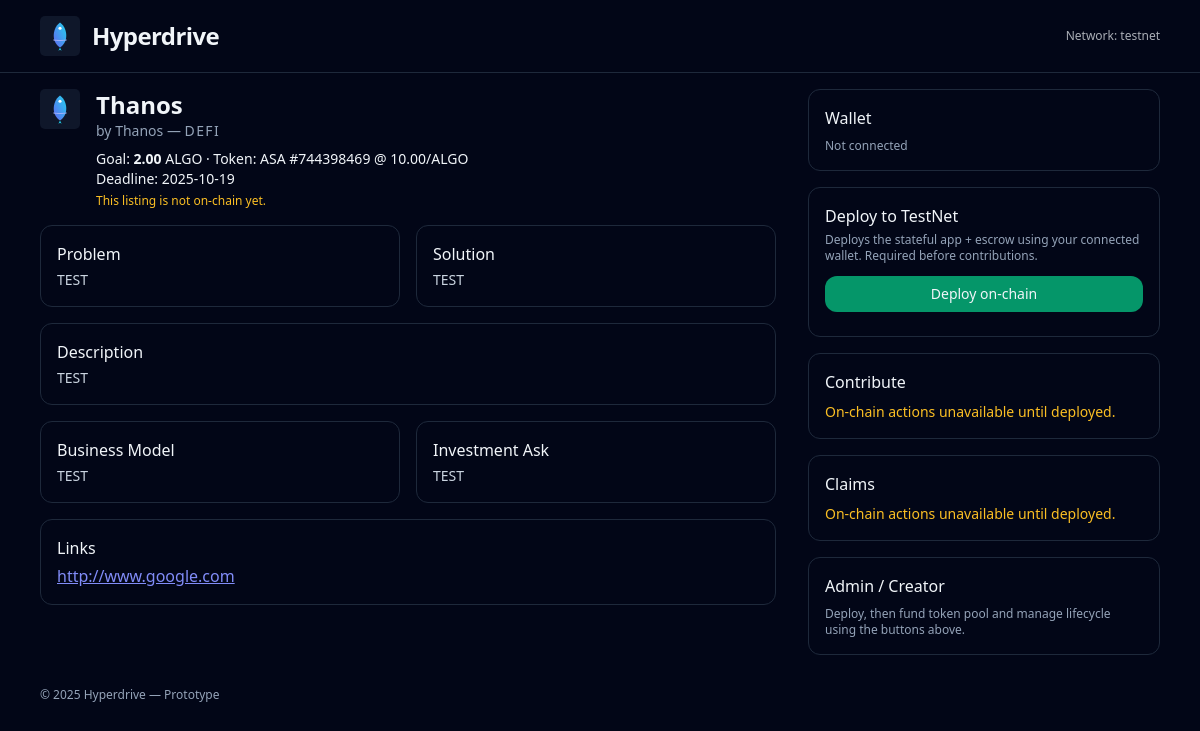
The app's page /projects/6 with its own data.
### backend/models.py (models this page shows)
class Project(Base):
    __tablename__ = "projects"
    id = Column(Integer, primary_key=True, index=True)
    name = Column(String(200), nullable=False)
    creator = Column(String(200), nullable=False)
    category = Column(String(50), nullable=False)
    goal_microalgos = Column(Integer, nullable=False)
    token_asset_id = Column(Integer, nullable=False)
    token_rate_per_algo = Column(Float, nullable=False)  # tokens per ALGO
    token_pool = Column(Integer, nullable=False)
    description = Column(Text, default="")
    problem = Column(Text, default="")
    solution = Column(Text, default="")
    business_model = Column(Text, default="")
    investment_ask = Column(Text, default="")
    incentive_pool = Column(Text, default="")
    contact_email = Column(String(200), default="")
    project_link = Column(String(500), default="")
    created_at = Column(DateTime, default=datetime.utcnow)
    deadline_at = Column(DateTime, nullable=False)
    app_id = Column(Integer, nullable=True)
    escrow_address = Column(String(100), nullable=True)

### backend/app.py (the view)
@app.get("/projects/{project_id}", response_class=HTMLResponse)
def project_detail(project_id: int, request: Request, db: Session = Depends(get_db)):
    project = db.get(Project, project_id)
    if not project:
        raise HTTPException(status_code=404, detail="Project not found")
    return templates.TemplateResponse(
        "project_detail.html",
        {"request": request, "p": project, "network": get_network_hint()},
    )

### backend/templates/project_detail.html (shortened to what this page needs)
{% extends "base.html" %}
{% block content %}
<div class="grid md:grid-cols-3 gap-8">
  <div class="md:col-span-2 space-y-4">
    <div class="flex items-start gap-4">
      <img src="/static/logo.svg" class="h-10 w-10" />
      <div>
        <div class="text-2xl font-semibold">{{ p.name }}</div>
        <div class="text-slate-400 text-sm">by {{ p.creator }} — <span class="uppercase tracking-widest">{{ p.category }}</span></div>
        <div class="text-sm mt-2">
          Goal: <b>{{ '%.2f' % (p.goal_microalgos / 1_000_000) }}</b> ALGO · Token: ASA #{{ p.token_asset_id }} @ {{ '%.2f' % p.token_rate_per_algo }}/ALGO
        </div>
        <div class="text-sm">Deadline: {{ p.deadline_at.date() }}</div>
        {% if p.app_id %}
          <div class="text-xs text-slate-400 mt-1">App ID: {{ p.app_id }} · Escrow: {{ p.escrow_address }}</div>
        {% else %}
          <div class="text-xs text-amber-400 mt-1">This listing is not on-chain yet.</div>
        {% endif %}
      </div>
    </div>
    <div class="grid md:grid-cols-2 gap-4">
      <div class="p-4 rounded-xl border border-slate-800">
        <div class="font-medium mb-1">Problem</div>
        <div class="text-sm text-slate-300 whitespace-pre-wrap">{{ p.problem }}</div>
      </div>
      <div class="p-4 rounded-xl border border-slate-800">
        <div class="font-medium mb-1">Solution</div>
        <div class="text-sm text-slate-300 whitespace-pre-wrap">{{ p.solution }}</div>
      </div>
      <div class="p-4 rounded-xl border border-slate-800 md:col-span-2">
        <div class="font-medium mb-1">Description</div>
        <div class="text-sm text-slate-300 whitespace-pre-wrap">{{ p.description }}</div>
      </div>
      <div class="p-4 rounded-xl border border-slate-800">
        <div class="font-medium mb-1">Business Model</div>
        <div class="text-sm text-slate-300 whitespace-pre-wrap">{{ p.business_model }}</div>
      </div>
      <div class="p-4 rounded-xl border border-slate-800">
        <div class="font-medium mb-1">Investment Ask</div>
        <div class="text-sm text-slate-300 whitespace-pre-wrap">{{ p.investment_ask }}</div>
      </div>
      <div class="p-4 rounded-xl border border-slate-800 md:col-span-2">
        <div class="font-medium mb-1">Links</div>
        <a class="text-indigo-400 underline" target="_blank" href="{{ p.project_link }}">{{ p.project_link }}</a>
      </div>
    </div>
  </div>
  <div class="space-y-4">
    <div class="p-4 rounded-xl border border-slate-800">
      <div class="font-medium mb-2">Wallet</div>
      <div id="connected-address" class="mt-2 text-xs text-slate-400">Not connected</div>
    </div>
    {% if not p.app_id %}
    <div class="p-4 rounded-xl border border-slate-800">
      <div class="font-medium mb-1">Deploy to TestNet</div>
      <p class="text-xs text-slate-400 mb-3">
        Deploys the stateful app + escrow using your connected wallet. Required before contributions.
      </p>
      <button id="btn-deploy" class="w-full px-3 py-2 rounded-xl bg-emerald-600 hover:bg-emerald-500 text-sm">
        Deploy on‑chain
      </button>
    </div>
    {% endif %}
    <div class="p-4 rounded-xl border border-slate-800">
      <div class="font-medium mb-2">Contribute</div>
      {% if p.app_id %}
      <div class="space-y-2">
        <label class="text-sm">Amount (ALGO)</label>
        <input id="contrib-amt" type="number" step="0.01" class="w-full mt-1 rounded-xl bg-slate-900 border border-slate-700 p-2" />
        <button id="btn-contribute" class="w-full mt-2 px-3 py-2 rounded-xl bg-indigo-600 hover:bg-indigo-500 text-sm">Contribute</button>
      </div>
      {% else %}
      <div class="text-sm text-amber-400">On-chain actions unavailable until deployed.</div>
      {% endif %}
    </div>
    <div class="p-4 rounded-xl border border-slate-800">
      <div class="font-medium mb-2">Claims</div>
      {% if p.app_id %}
      <button id="btn-claim-tokens" class="w-full px-3 py-2 rounded-xl bg-slate-800 hover:bg-slate-700 text-sm">Claim Tokens</button>
      <button id="btn-refund" class="w-full mt-2 px-3 py-2 rounded-xl bg-slate-800 hover:bg-slate-700 text-sm">Claim Refund</button>
      {% else %}
      <div class="text-sm text-amber-400">On-chain actions unavailable until deployed.</div>
      {% endif %}
    </div>
    <div class="p-4 rounded-xl border border-slate-800">
      <div class="font-medium mb-2">Admin / Creator</div>
      <p class="text-xs text-slate-400">Deploy, then fund token pool and manage lifecycle using the buttons above.</p>
    </div>
  </div>
</div>
{% endblock %}

### records on screen
Project: name "Thanos", creator "Thanos", category "DEFI", p.goal_microalgos/1_000_000 "2.00", token_asset_id "744398469", token_rate_per_algo "10.00", deadline_at "2025-10-19", problem "TEST", solution "TEST", description "TEST", business_model "TEST", investment_ask "TEST", project_link "http://www.google.com"

### other values on screen
{{ network }} "testnet"
